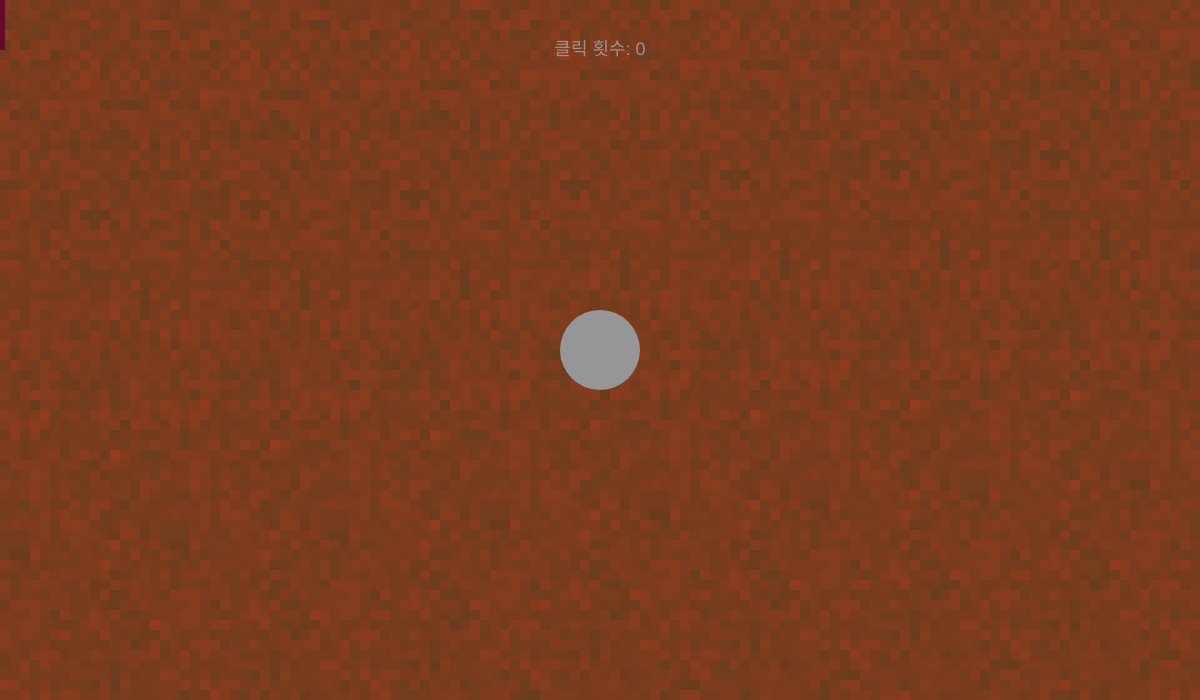
Frame 1 (no input)
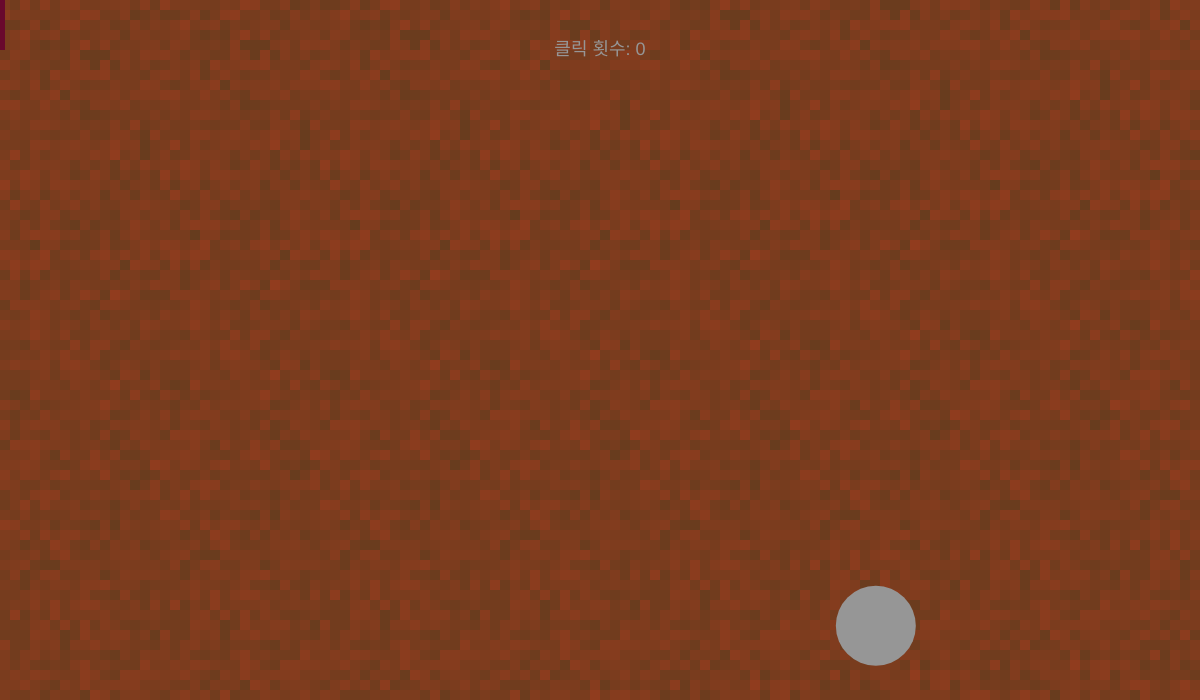
Frame 60 (no input)
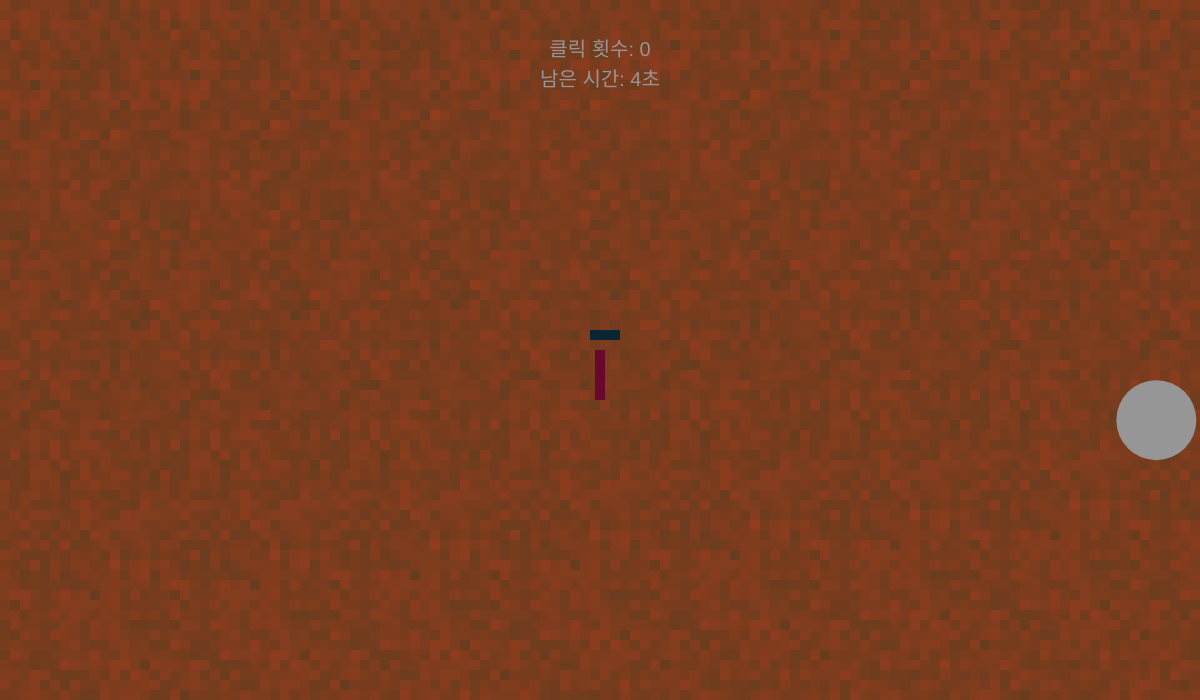
Frame 120 (the mouse pressed at the canvas centre since frame 60)

The p5.js sketch that drew these frames (run headless with seeded random() and noise() and a simulated clock; from frame 60 on, the mouse is pressed at the canvas centre):

// p5.js sketch
// ── sketch.js
let clickCount = 0;  // 클릭 횟수
let shake = 0;  // 은화의 진동 효과 (0이면 정지, 1이면 진동)
let showMessage = false;  // 문구가 보일지 여부

let coinX, coinY;  // 은화의 위치
let coinSpeedX, coinSpeedY;  // 은화의 속도

let startTime;  // 카운트다운 시작 시간
let countdown = 5;  // 5초 카운트다운
let countdownStarted = false;  // 카운트다운이 시작되었는지 여부

function setup() {
  createCanvas(1200, 700);
  textSize(18);
  textAlign(CENTER, CENTER);

  // 은화의 초기 위치
  coinX = width / 2;
  coinY = height / 2;

  // 적당한 속도 설정 (완벽한 중간 속도)
  coinSpeedX = 5.5;
  coinSpeedY = 5.5;
}

function draw() {
  background(180, 130, 60);  // 배경 색상
  createDirtTexture();  // 흙의 질감 만들기

  cursor('none');  
  drawHammer(mouseX, mouseY);  // 망치 커서 그리기

  fill(255);

  if (showMessage) {
    textSize(25);
    text('드디어 은이 7번 연단되었습니다. 꽤나 고생하셨군요ㅎ ', width / 2, 300);
    text('이제 해당 성경 구절을 모두가 함께 외쳐주세요!!', width / 2, 350);
  } else {
    // 은화 (회색 동그라미)
    fill(150);
    if (shake > 0) {
      ellipse(coinX + random(-5, 5), coinY + random(-5, 5), 80, 80);
    } else {
      ellipse(coinX, coinY, 80, 80);
    }

    // 클릭 횟수 표시
    text('클릭 횟수: ' + clickCount, width / 2, 50);
  }

  // 카운트다운 표시
  if (countdownStarted) {
    let elapsedTime = int((millis() - startTime) / 1000);
    countdown = 5 - elapsedTime;
    if (countdown <= 0) {
      clickCount = 0;
      countdownStarted = false;  // 카운트다운 중지
    }
    textSize(20);
    text('남은 시간: ' + countdown + '초', width / 2, 80);
  }

  // 적당한 속도로 이동 (너무 빠르지도, 너무 느리지도 않게)
  coinX += coinSpeedX * 0.85;
  coinY += coinSpeedY * 0.85;

  // 경계 반사 (속도를 일정하게 유지)
  if (coinX <= 40 || coinX >= width - 40) {
    coinSpeedX = -Math.abs(coinSpeedX); // 속도를 일정하게 유지하면서 방향만 반전
  }
  if (coinY <= 40 || coinY >= height - 40) {
    coinSpeedY = -Math.abs(coinSpeedY);
  }
}

// 흙의 질감을 만들기 위한 함수
function createDirtTexture() {
  for (let i = 0; i < width; i += 10) {
    for (let j = 0; j < height; j += 10) {
      let noiseVal = noise(i * 0.1, j * 0.1, millis() * 0.001);
      let colorVal = map(noiseVal, 0, 1, 100, 150);
      fill(colorVal, 60, 30);
      noStroke();
      rect(i, j, 10, 10);
    }
  }
}

// 망치 모양을 그리는 함수 (위에 가로로 긴 직사각형)
function drawHammer(x, y) {
  fill(10, 38, 50);
  rect(x - 10, y - 20, 30, 10);  // 망치 머리 부분
  fill(105, 8, 45);
  rect(x - 5, y, 10, 50);  // 망치 손잡이
}

// 클릭 시 호출되는 함수
function mousePressed() {
  // 카운트다운이 시작되지 않았다면 시작
  if (!countdownStarted) {
    startTime = millis();
    countdownStarted = true;
  }

  // 은화를 클릭한 경우만 카운트
  let d = dist(mouseX, mouseY, coinX, coinY);
  if (d < 40 && !showMessage) {  // 문구가 이미 나왔다면 더 이상 클릭하지 않음
    clickCount++;
    shake = 2;  // 은화 진동 시작

    // 0.1초 후 진동 멈추기
    setTimeout(() => {
      shake = 0;
    }, 200);

    if (clickCount >= 7) {
      showMessage = true;  // 문구 표시
    }
  }
}
